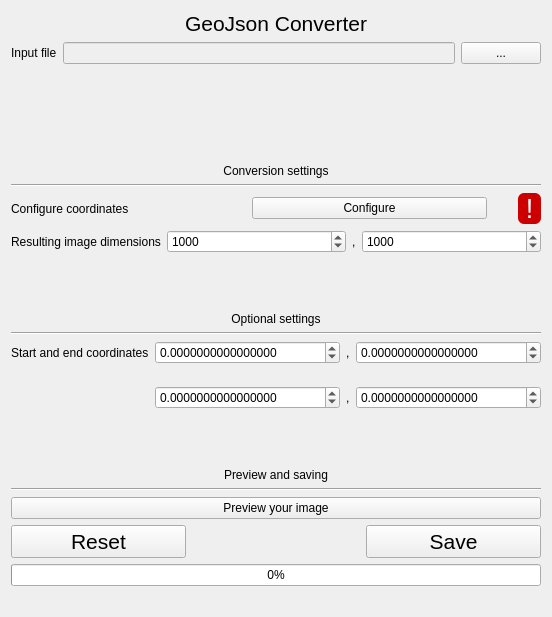
<?xml version="1.0" encoding="UTF-8"?>
<ui version="4.0">
 <class>GeoJsonWindow</class>
 <widget class="QWidget" name="GeoJsonWindow">
  <property name="geometry">
   <rect>
    <x>0</x>
    <y>0</y>
    <width>552</width>
    <height>617</height>
   </rect>
  </property>
  <property name="windowTitle">
   <string>Form</string>
  </property>
  <layout class="QVBoxLayout" name="verticalLayout">
   <item>
    <widget class="QLabel" name="label_2">
     <property name="sizePolicy">
      <sizepolicy hsizetype="Preferred" vsizetype="Fixed">
       <horstretch>0</horstretch>
       <verstretch>0</verstretch>
      </sizepolicy>
     </property>
     <property name="font">
      <font>
       <pointsize>16</pointsize>
      </font>
     </property>
     <property name="text">
      <string>GeoJson Converter</string>
     </property>
     <property name="alignment">
      <set>Qt::AlignHCenter|Qt::AlignTop</set>
     </property>
    </widget>
   </item>
   <item>
    <layout class="QGridLayout" name="gridLayout_2">
     <item row="0" column="0">
      <widget class="QLabel" name="label_3">
       <property name="text">
        <string>Input file</string>
       </property>
      </widget>
     </item>
     <item row="0" column="1">
      <widget class="QLineEdit" name="lineEdit_inputPath">
       <property name="enabled">
        <bool>false</bool>
       </property>
      </widget>
     </item>
     <item row="0" column="2">
      <widget class="QPushButton" name="pushButton_inputPath">
       <property name="text">
        <string>...</string>
       </property>
      </widget>
     </item>
    </layout>
   </item>
   <item>
    <spacer name="verticalSpacer">
     <property name="orientation">
      <enum>Qt::Vertical</enum>
     </property>
     <property name="sizeType">
      <enum>QSizePolicy::Preferred</enum>
     </property>
     <property name="sizeHint" stdset="0">
      <size>
       <width>20</width>
       <height>40</height>
      </size>
     </property>
    </spacer>
   </item>
   <item>
    <widget class="QLabel" name="label_8">
     <property name="sizePolicy">
      <sizepolicy hsizetype="Preferred" vsizetype="Preferred">
       <horstretch>0</horstretch>
       <verstretch>0</verstretch>
      </sizepolicy>
     </property>
     <property name="text">
      <string>Conversion settings</string>
     </property>
     <property name="alignment">
      <set>Qt::AlignBottom|Qt::AlignHCenter</set>
     </property>
    </widget>
   </item>
   <item>
    <widget class="Line" name="line_4">
     <property name="orientation">
      <enum>Qt::Horizontal</enum>
     </property>
    </widget>
   </item>
   <item>
    <layout class="QGridLayout" name="gridLayout_2">
     <property name="sizeConstraint">
      <enum>QLayout::SetDefaultConstraint</enum>
     </property>
     <item row="2" column="0">
      <widget class="QLabel" name="label_options">
       <property name="sizePolicy">
        <sizepolicy hsizetype="Preferred" vsizetype="Preferred">
         <horstretch>0</horstretch>
         <verstretch>0</verstretch>
        </sizepolicy>
       </property>
       <property name="text">
        <string>Configure coordinates</string>
       </property>
      </widget>
     </item>
     <item row="2" column="1">
      <widget class="QPushButton" name="pushButton_configure">
       <property name="sizePolicy">
        <sizepolicy hsizetype="Minimum" vsizetype="Fixed">
         <horstretch>0</horstretch>
         <verstretch>0</verstretch>
        </sizepolicy>
       </property>
       <property name="text">
        <string>Configure</string>
       </property>
      </widget>
     </item>
     <item row="2" column="2">
      <widget class="QLabel" name="label_success">
       <property name="sizePolicy">
        <sizepolicy hsizetype="Fixed" vsizetype="Fixed">
         <horstretch>0</horstretch>
         <verstretch>0</verstretch>
        </sizepolicy>
       </property>
       <property name="font">
        <font>
         <pointsize>20</pointsize>
        </font>
       </property>
       <property name="styleSheet">
        <string notr="true">background-color: rgb(204, 0, 0);
color: rgb(255, 255, 255);
margin-left:25%;
border-radius:6%;</string>
       </property>
       <property name="text">
        <string> ! </string>
       </property>
       <property name="scaledContents">
        <bool>false</bool>
       </property>
       <property name="alignment">
        <set>Qt::AlignCenter</set>
       </property>
       <property name="margin">
        <number>0</number>
       </property>
      </widget>
     </item>
    </layout>
   </item>
   <item>
    <layout class="QHBoxLayout" name="horizontalLayout_2">
     <item>
      <widget class="QLabel" name="label_7">
       <property name="text">
        <string>Resulting image dimensions</string>
       </property>
      </widget>
     </item>
     <item>
      <layout class="QHBoxLayout" name="horizontalLayout">
       <item>
        <widget class="QSpinBox" name="lineEdit_width">
         <property name="sizePolicy">
          <sizepolicy hsizetype="Expanding" vsizetype="Fixed">
           <horstretch>0</horstretch>
           <verstretch>0</verstretch>
          </sizepolicy>
         </property>
         <property name="minimum">
          <number>1</number>
         </property>
         <property name="maximum">
          <number>100000000</number>
         </property>
         <property name="value">
          <number>1000</number>
         </property>
        </widget>
       </item>
       <item>
        <widget class="QLabel" name="label_10">
         <property name="text">
          <string>,</string>
         </property>
        </widget>
       </item>
       <item>
        <widget class="QSpinBox" name="lineEdit_height">
         <property name="sizePolicy">
          <sizepolicy hsizetype="Expanding" vsizetype="Fixed">
           <horstretch>0</horstretch>
           <verstretch>0</verstretch>
          </sizepolicy>
         </property>
         <property name="minimum">
          <number>1</number>
         </property>
         <property name="maximum">
          <number>100000000</number>
         </property>
         <property name="value">
          <number>1000</number>
         </property>
        </widget>
       </item>
      </layout>
     </item>
    </layout>
   </item>
   <item>
    <widget class="QLabel" name="label">
     <property name="text">
      <string>Optional settings</string>
     </property>
     <property name="alignment">
      <set>Qt::AlignBottom|Qt::AlignHCenter</set>
     </property>
    </widget>
   </item>
   <item>
    <widget class="Line" name="line">
     <property name="orientation">
      <enum>Qt::Horizontal</enum>
     </property>
    </widget>
   </item>
   <item>
    <layout class="QGridLayout" name="gridLayout">
     <item row="0" column="0">
      <widget class="QLabel" name="label_5">
       <property name="text">
        <string>Start and end coordinates</string>
       </property>
      </widget>
     </item>
     <item row="2" column="1">
      <layout class="QHBoxLayout" name="horizontalLayout_4">
       <item>
        <widget class="QDoubleSpinBox" name="doubleSpinBox_endX">
         <property name="sizePolicy">
          <sizepolicy hsizetype="Expanding" vsizetype="Fixed">
           <horstretch>0</horstretch>
           <verstretch>0</verstretch>
          </sizepolicy>
         </property>
         <property name="decimals">
          <number>16</number>
         </property>
         <property name="minimum">
          <double>-100000000.000000000000000</double>
         </property>
         <property name="maximum">
          <double>100000000.000000000000000</double>
         </property>
        </widget>
       </item>
       <item>
        <widget class="QLabel" name="label_11">
         <property name="text">
          <string>,</string>
         </property>
        </widget>
       </item>
       <item>
        <widget class="QDoubleSpinBox" name="doubleSpinBox_endY">
         <property name="sizePolicy">
          <sizepolicy hsizetype="Expanding" vsizetype="Fixed">
           <horstretch>0</horstretch>
           <verstretch>0</verstretch>
          </sizepolicy>
         </property>
         <property name="decimals">
          <number>16</number>
         </property>
         <property name="minimum">
          <double>-100000000.000000000000000</double>
         </property>
         <property name="maximum">
          <double>100000000.000000000000000</double>
         </property>
        </widget>
       </item>
      </layout>
     </item>
     <item row="0" column="1">
      <layout class="QHBoxLayout" name="horizontalLayout_3">
       <item>
        <widget class="QDoubleSpinBox" name="doubleSpinBox_startX">
         <property name="sizePolicy">
          <sizepolicy hsizetype="Expanding" vsizetype="Fixed">
           <horstretch>0</horstretch>
           <verstretch>0</verstretch>
          </sizepolicy>
         </property>
         <property name="decimals">
          <number>16</number>
         </property>
         <property name="minimum">
          <double>-100000000.000000000000000</double>
         </property>
         <property name="maximum">
          <double>100000000.000000000000000</double>
         </property>
        </widget>
       </item>
       <item>
        <widget class="QLabel" name="label_6">
         <property name="text">
          <string>,</string>
         </property>
        </widget>
       </item>
       <item>
        <widget class="QDoubleSpinBox" name="doubleSpinBox_startY">
         <property name="sizePolicy">
          <sizepolicy hsizetype="Expanding" vsizetype="Fixed">
           <horstretch>0</horstretch>
           <verstretch>0</verstretch>
          </sizepolicy>
         </property>
         <property name="decimals">
          <number>16</number>
         </property>
         <property name="minimum">
          <double>-100000000.000000000000000</double>
         </property>
         <property name="maximum">
          <double>100000000.000000000000000</double>
         </property>
        </widget>
       </item>
      </layout>
     </item>
     <item row="1" column="0">
      <widget class="QLabel" name="label_9">
       <property name="font">
        <font>
         <pointsize>1</pointsize>
        </font>
       </property>
       <property name="text">
        <string/>
       </property>
      </widget>
     </item>
    </layout>
   </item>
   <item>
    <widget class="QLabel" name="label_4">
     <property name="sizePolicy">
      <sizepolicy hsizetype="Preferred" vsizetype="Preferred">
       <horstretch>0</horstretch>
       <verstretch>0</verstretch>
      </sizepolicy>
     </property>
     <property name="text">
      <string>Preview and saving</string>
     </property>
     <property name="alignment">
      <set>Qt::AlignBottom|Qt::AlignHCenter</set>
     </property>
    </widget>
   </item>
   <item>
    <widget class="Line" name="line_3">
     <property name="orientation">
      <enum>Qt::Horizontal</enum>
     </property>
    </widget>
   </item>
   <item>
    <widget class="QPushButton" name="pushButton_preview">
     <property name="sizePolicy">
      <sizepolicy hsizetype="Preferred" vsizetype="Fixed">
       <horstretch>0</horstretch>
       <verstretch>0</verstretch>
      </sizepolicy>
     </property>
     <property name="text">
      <string>Preview your image</string>
     </property>
    </widget>
   </item>
   <item>
    <layout class="QGridLayout" name="gridLayout_4">
     <item row="0" column="2">
      <widget class="QPushButton" name="pushButton_save">
       <property name="sizePolicy">
        <sizepolicy hsizetype="MinimumExpanding" vsizetype="Fixed">
         <horstretch>0</horstretch>
         <verstretch>0</verstretch>
        </sizepolicy>
       </property>
       <property name="font">
        <font>
         <pointsize>16</pointsize>
        </font>
       </property>
       <property name="text">
        <string>Save</string>
       </property>
      </widget>
     </item>
     <item row="0" column="0">
      <widget class="QPushButton" name="pushButton_reset">
       <property name="sizePolicy">
        <sizepolicy hsizetype="MinimumExpanding" vsizetype="Fixed">
         <horstretch>0</horstretch>
         <verstretch>0</verstretch>
        </sizepolicy>
       </property>
       <property name="font">
        <font>
         <pointsize>16</pointsize>
        </font>
       </property>
       <property name="text">
        <string>Reset</string>
       </property>
      </widget>
     </item>
     <item row="0" column="1">
      <spacer name="horizontalSpacer">
       <property name="orientation">
        <enum>Qt::Horizontal</enum>
       </property>
       <property name="sizeHint" stdset="0">
        <size>
         <width>40</width>
         <height>20</height>
        </size>
       </property>
      </spacer>
     </item>
    </layout>
   </item>
   <item>
    <widget class="QProgressBar" name="progressBar">
     <property name="value">
      <number>0</number>
     </property>
    </widget>
   </item>
   <item>
    <widget class="QLabel" name="label_progress">
     <property name="sizePolicy">
      <sizepolicy hsizetype="Preferred" vsizetype="Fixed">
       <horstretch>0</horstretch>
       <verstretch>0</verstretch>
      </sizepolicy>
     </property>
     <property name="text">
      <string/>
     </property>
     <property name="alignment">
      <set>Qt::AlignHCenter|Qt::AlignTop</set>
     </property>
    </widget>
   </item>
  </layout>
 </widget>
 <resources/>
 <connections/>
</ui>
